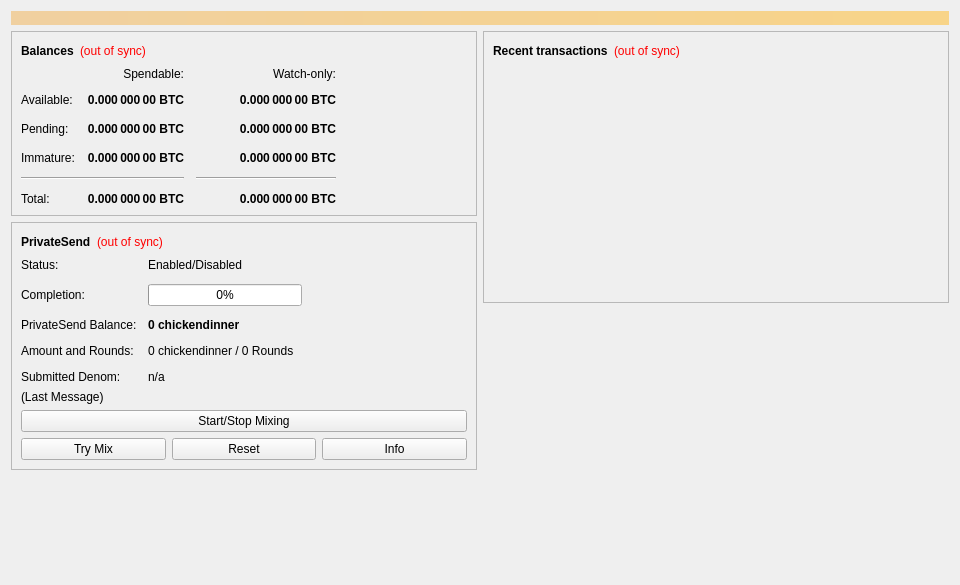
<?xml version="1.0" encoding="UTF-8"?>
<ui version="4.0">
 <class>OverviewPage</class>
 <widget class="QWidget" name="OverviewPage">
  <property name="geometry">
   <rect>
    <x>0</x>
    <y>0</y>
    <width>960</width>
    <height>585</height>
   </rect>
  </property>
  <property name="minimumSize">
   <size>
    <width>960</width>
    <height>0</height>
   </size>
  </property>
  <property name="windowTitle">
   <string>Form</string>
  </property>
  <layout class="QVBoxLayout" name="topLayout">
   <item>
    <widget class="QLabel" name="labelAlerts">
     <property name="visible">
      <bool>false</bool>
     </property>
     <property name="styleSheet">
      <string notr="true">QLabel { background-color: qlineargradient(x1: 0, y1: 0, x2: 1, y2: 0, stop:0 #F0D0A0, stop:1 #F8D488); color:#000000; }</string>
     </property>
     <property name="wordWrap">
      <bool>true</bool>
     </property>
     <property name="margin">
      <number>3</number>
     </property>
     <property name="textInteractionFlags">
      <set>Qt::TextSelectableByMouse</set>
     </property>
    </widget>
   </item>
   <item>
    <layout class="QHBoxLayout" name="horizontalLayout" stretch="1,1">
     <item>
      <layout class="QVBoxLayout" name="verticalLayout_2">
       <item>
        <widget class="QFrame" name="frame">
         <property name="frameShape">
          <enum>QFrame::StyledPanel</enum>
         </property>
         <property name="frameShadow">
          <enum>QFrame::Raised</enum>
         </property>
         <layout class="QVBoxLayout" name="verticalLayout_4">
          <item>
           <layout class="QHBoxLayout" name="horizontalLayout_4">
            <item>
             <widget class="QLabel" name="label_5">
              <property name="font">
               <font>
                <weight>75</weight>
                <bold>true</bold>
               </font>
              </property>
              <property name="text">
               <string>Balances</string>
              </property>
             </widget>
            </item>
            <item>
             <widget class="QLabel" name="labelWalletStatus">
              <property name="toolTip">
               <string>The displayed information may be out of date. Your wallet automatically synchronizes with the chickendinner network after a connection is established, but this process has not completed yet.</string>
              </property>
              <property name="styleSheet">
               <string notr="true">QLabel { color: red; }</string>
              </property>
              <property name="text">
               <string notr="true">(out of sync)</string>
              </property>
              <property name="alignment">
               <set>Qt::AlignLeading|Qt::AlignLeft|Qt::AlignVCenter</set>
              </property>
             </widget>
            </item>
            <item>
             <spacer name="horizontalSpacer_3">
              <property name="orientation">
               <enum>Qt::Horizontal</enum>
              </property>
              <property name="sizeHint" stdset="0">
               <size>
                <width>40</width>
                <height>20</height>
               </size>
              </property>
             </spacer>
            </item>
           </layout>
          </item>
          <item>
           <layout class="QGridLayout" name="gridLayout">
            <property name="spacing">
             <number>12</number>
            </property>
            <item row="2" column="2">
             <widget class="QLabel" name="labelWatchPending">
              <property name="font">
               <font>
                <weight>75</weight>
                <bold>true</bold>
               </font>
              </property>
              <property name="cursor">
               <cursorShape>IBeamCursor</cursorShape>
              </property>
              <property name="toolTip">
               <string>Unconfirmed transactions to watch-only addresses</string>
              </property>
              <property name="text">
               <string notr="true">0.000 000 00 BTC</string>
              </property>
              <property name="alignment">
               <set>Qt::AlignRight|Qt::AlignTrailing|Qt::AlignVCenter</set>
              </property>
              <property name="textInteractionFlags">
               <set>Qt::LinksAccessibleByMouse|Qt::TextSelectableByKeyboard|Qt::TextSelectableByMouse</set>
              </property>
             </widget>
            </item>
            <item row="2" column="1">
             <widget class="QLabel" name="labelUnconfirmed">
              <property name="font">
               <font>
                <weight>75</weight>
                <bold>true</bold>
               </font>
              </property>
              <property name="cursor">
               <cursorShape>IBeamCursor</cursorShape>
              </property>
              <property name="toolTip">
               <string>Total of transactions that have yet to be confirmed, and do not yet count toward the spendable balance</string>
              </property>
              <property name="text">
               <string notr="true">0.000 000 00 BTC</string>
              </property>
              <property name="alignment">
               <set>Qt::AlignRight|Qt::AlignTrailing|Qt::AlignVCenter</set>
              </property>
              <property name="textInteractionFlags">
               <set>Qt::LinksAccessibleByMouse|Qt::TextSelectableByKeyboard|Qt::TextSelectableByMouse</set>
              </property>
             </widget>
            </item>
            <item row="3" column="2">
             <widget class="QLabel" name="labelWatchImmature">
              <property name="font">
               <font>
                <weight>75</weight>
                <bold>true</bold>
               </font>
              </property>
              <property name="cursor">
               <cursorShape>IBeamCursor</cursorShape>
              </property>
              <property name="toolTip">
               <string>Mined balance in watch-only addresses that has not yet matured</string>
              </property>
              <property name="text">
               <string notr="true">0.000 000 00 BTC</string>
              </property>
              <property name="alignment">
               <set>Qt::AlignRight|Qt::AlignTrailing|Qt::AlignVCenter</set>
              </property>
              <property name="textInteractionFlags">
               <set>Qt::LinksAccessibleByMouse|Qt::TextSelectableByKeyboard|Qt::TextSelectableByMouse</set>
              </property>
             </widget>
            </item>
            <item row="4" column="0" colspan="2">
             <widget class="Line" name="lineSpendableBalance">
              <property name="orientation">
               <enum>Qt::Horizontal</enum>
              </property>
             </widget>
            </item>
            <item row="4" column="2">
             <widget class="Line" name="lineWatchBalance">
              <property name="sizePolicy">
               <sizepolicy hsizetype="Preferred" vsizetype="Fixed">
                <horstretch>0</horstretch>
                <verstretch>0</verstretch>
               </sizepolicy>
              </property>
              <property name="minimumSize">
               <size>
                <width>140</width>
                <height>0</height>
               </size>
              </property>
              <property name="orientation">
               <enum>Qt::Horizontal</enum>
              </property>
             </widget>
            </item>
            <item row="5" column="0">
             <widget class="QLabel" name="labelTotalText">
              <property name="text">
               <string>Total:</string>
              </property>
             </widget>
            </item>
            <item row="3" column="1">
             <widget class="QLabel" name="labelImmature">
              <property name="font">
               <font>
                <weight>75</weight>
                <bold>true</bold>
               </font>
              </property>
              <property name="cursor">
               <cursorShape>IBeamCursor</cursorShape>
              </property>
              <property name="toolTip">
               <string>Mined balance that has not yet matured</string>
              </property>
              <property name="text">
               <string notr="true">0.000 000 00 BTC</string>
              </property>
              <property name="alignment">
               <set>Qt::AlignRight|Qt::AlignTrailing|Qt::AlignVCenter</set>
              </property>
              <property name="textInteractionFlags">
               <set>Qt::LinksAccessibleByMouse|Qt::TextSelectableByKeyboard|Qt::TextSelectableByMouse</set>
              </property>
             </widget>
            </item>
            <item row="2" column="3">
             <spacer name="horizontalSpacer_2">
              <property name="orientation">
               <enum>Qt::Horizontal</enum>
              </property>
              <property name="sizeHint" stdset="0">
               <size>
                <width>40</width>
                <height>20</height>
               </size>
              </property>
             </spacer>
            </item>
            <item row="3" column="0">
             <widget class="QLabel" name="labelImmatureText">
              <property name="text">
               <string>Immature:</string>
              </property>
             </widget>
            </item>
            <item row="5" column="1">
             <widget class="QLabel" name="labelTotal">
              <property name="font">
               <font>
                <weight>75</weight>
                <bold>true</bold>
               </font>
              </property>
              <property name="cursor">
               <cursorShape>IBeamCursor</cursorShape>
              </property>
              <property name="toolTip">
               <string>Your current total balance</string>
              </property>
              <property name="text">
               <string notr="true">0.000 000 00 BTC</string>
              </property>
              <property name="alignment">
               <set>Qt::AlignRight|Qt::AlignTrailing|Qt::AlignVCenter</set>
              </property>
              <property name="textInteractionFlags">
               <set>Qt::LinksAccessibleByMouse|Qt::TextSelectableByKeyboard|Qt::TextSelectableByMouse</set>
              </property>
             </widget>
            </item>
            <item row="5" column="2">
             <widget class="QLabel" name="labelWatchTotal">
              <property name="font">
               <font>
                <weight>75</weight>
                <bold>true</bold>
               </font>
              </property>
              <property name="cursor">
               <cursorShape>IBeamCursor</cursorShape>
              </property>
              <property name="toolTip">
               <string>Current total balance in watch-only addresses</string>
              </property>
              <property name="text">
               <string notr="true">0.000 000 00 BTC</string>
              </property>
              <property name="alignment">
               <set>Qt::AlignRight|Qt::AlignTrailing|Qt::AlignVCenter</set>
              </property>
              <property name="textInteractionFlags">
               <set>Qt::LinksAccessibleByMouse|Qt::TextSelectableByKeyboard|Qt::TextSelectableByMouse</set>
              </property>
             </widget>
            </item>
            <item row="0" column="2">
             <widget class="QLabel" name="labelWatchonly">
              <property name="text">
               <string>Watch-only:</string>
              </property>
              <property name="alignment">
               <set>Qt::AlignRight|Qt::AlignTrailing|Qt::AlignVCenter</set>
              </property>
             </widget>
            </item>
            <item row="1" column="0">
             <widget class="QLabel" name="labelBalanceText">
              <property name="text">
               <string>Available:</string>
              </property>
             </widget>
            </item>
            <item row="1" column="1">
             <widget class="QLabel" name="labelBalance">
              <property name="font">
               <font>
                <weight>75</weight>
                <bold>true</bold>
               </font>
              </property>
              <property name="cursor">
               <cursorShape>IBeamCursor</cursorShape>
              </property>
              <property name="toolTip">
               <string>Your current spendable balance</string>
              </property>
              <property name="text">
               <string notr="true">0.000 000 00 BTC</string>
              </property>
              <property name="alignment">
               <set>Qt::AlignRight|Qt::AlignTrailing|Qt::AlignVCenter</set>
              </property>
              <property name="textInteractionFlags">
               <set>Qt::LinksAccessibleByMouse|Qt::TextSelectableByKeyboard|Qt::TextSelectableByMouse</set>
              </property>
             </widget>
            </item>
            <item row="1" column="2">
             <widget class="QLabel" name="labelWatchAvailable">
              <property name="font">
               <font>
                <weight>75</weight>
                <bold>true</bold>
               </font>
              </property>
              <property name="cursor">
               <cursorShape>IBeamCursor</cursorShape>
              </property>
              <property name="toolTip">
               <string>Your current balance in watch-only addresses</string>
              </property>
              <property name="text">
               <string notr="true">0.000 000 00 BTC</string>
              </property>
              <property name="alignment">
               <set>Qt::AlignRight|Qt::AlignTrailing|Qt::AlignVCenter</set>
              </property>
              <property name="textInteractionFlags">
               <set>Qt::LinksAccessibleByMouse|Qt::TextSelectableByKeyboard|Qt::TextSelectableByMouse</set>
              </property>
             </widget>
            </item>
            <item row="2" column="0">
             <widget class="QLabel" name="labelPendingText">
              <property name="text">
               <string>Pending:</string>
              </property>
             </widget>
            </item>
            <item row="0" column="1">
             <widget class="QLabel" name="labelSpendable">
              <property name="text">
               <string>Spendable:</string>
              </property>
              <property name="alignment">
               <set>Qt::AlignRight|Qt::AlignTrailing|Qt::AlignVCenter</set>
              </property>
             </widget>
            </item>
           </layout>
          </item>
         </layout>
        </widget>
       </item>
       <item>
        <widget class="QFrame" name="framePrivateSend">
         <property name="layoutDirection">
          <enum>Qt::LeftToRight</enum>
         </property>
         <property name="frameShape">
          <enum>QFrame::StyledPanel</enum>
         </property>
         <property name="frameShadow">
          <enum>QFrame::Raised</enum>
         </property>
         <layout class="QVBoxLayout" name="VerticalLayout_PS1">
          <item>
           <layout class="QHBoxLayout" name="horizontalLayout_5">
            <item>
             <widget class="QLabel" name="labelPrivateSendHeader">
              <property name="font">
               <font>
                <weight>75</weight>
                <bold>true</bold>
               </font>
              </property>
              <property name="text">
               <string>PrivateSend</string>
              </property>
             </widget>
            </item>
            <item>
             <widget class="QLabel" name="labelPrivateSendSyncStatus">
              <property name="toolTip">
               <string>The displayed information may be out of date. Your wallet automatically synchronizes with the chickendinner network after a connection is established, but this process has not completed yet.</string>
              </property>
              <property name="styleSheet">
               <string notr="true">QLabel { color: red; }</string>
              </property>
              <property name="text">
               <string notr="true">(out of sync)</string>
              </property>
              <property name="alignment">
               <set>Qt::AlignLeading|Qt::AlignLeft|Qt::AlignVCenter</set>
              </property>
             </widget>
            </item>
            <item>
             <spacer name="horizontalSpacer_4">
              <property name="orientation">
               <enum>Qt::Horizontal</enum>
              </property>
              <property name="sizeHint" stdset="0">
               <size>
                <width>40</width>
                <height>20</height>
               </size>
              </property>
             </spacer>
            </item>
           </layout>
          </item>
          <item>
           <layout class="QFormLayout" name="privateSendFormLayout">
            <property name="fieldGrowthPolicy">
             <enum>QFormLayout::AllNonFixedFieldsGrow</enum>
            </property>
            <property name="horizontalSpacing">
             <number>11</number>
            </property>
            <property name="verticalSpacing">
             <number>12</number>
            </property>
            <item row="0" column="0">
             <widget class="QLabel" name="labelPrivateSendEnabledText">
              <property name="text">
               <string>Status:</string>
              </property>
             </widget>
            </item>
            <item row="0" column="1">
             <widget class="QLabel" name="labelPrivateSendEnabled">
              <property name="text">
               <string>Enabled/Disabled</string>
              </property>
             </widget>
            </item>
            <item row="1" column="0">
             <widget class="QLabel" name="labelCompletitionText">
              <property name="text">
               <string>Completion:</string>
              </property>
             </widget>
            </item>
            <item row="1" column="1">
             <widget class="QProgressBar" name="privateSendProgress">
              <property name="maximumSize">
               <size>
                <width>154</width>
                <height>16777215</height>
               </size>
              </property>
              <property name="value">
               <number>0</number>
              </property>
             </widget>
            </item>
            <item row="2" column="0">
             <widget class="QLabel" name="labelAnonymizedText">
              <property name="text">
               <string>PrivateSend Balance:</string>
              </property>
             </widget>
            </item>
            <item row="2" column="1">
             <widget class="QLabel" name="labelAnonymized">
              <property name="font">
               <font>
                <weight>75</weight>
                <bold>true</bold>
               </font>
              </property>
              <property name="text">
               <string notr="true">0 chickendinner</string>
              </property>
             </widget>
            </item>
            <item row="3" column="0">
             <widget class="QLabel" name="labelAmountAndRoundsText">
              <property name="text">
               <string>Amount and Rounds:</string>
              </property>
             </widget>
            </item>
            <item row="3" column="1">
             <widget class="QLabel" name="labelAmountRounds">
              <property name="text">
               <string>0 chickendinner / 0 Rounds</string>
              </property>
             </widget>
            </item>
            <item row="4" column="0">
             <widget class="QLabel" name="labelSubmittedDenomText">
              <property name="text">
               <string>Submitted Denom:</string>
              </property>
             </widget>
            </item>
            <item row="4" column="1">
             <widget class="QLabel" name="labelSubmittedDenom">
              <property name="toolTip">
               <string>The denominations you submitted to the Masternode.&lt;br&gt;To mix, other users must submit the exact same denominations.</string>
              </property>
              <property name="text">
               <string>n/a</string>
              </property>
             </widget>
            </item>
           </layout>
          </item>
          <item>
           <layout class="QVBoxLayout" name="VerticalLayout_PS">
            <item>
             <widget class="QLabel" name="labelPrivateSendLastMessage">
              <property name="text">
               <string>(Last Message)</string>
              </property>
              <property name="alignment">
               <set>Qt::AlignLeading|Qt::AlignLeft|Qt::AlignTop</set>
              </property>
              <property name="wordWrap">
               <bool>true</bool>
              </property>
             </widget>
            </item>
            <item>
             <widget class="QPushButton" name="togglePrivateSend">
              <property name="sizePolicy">
               <sizepolicy hsizetype="MinimumExpanding" vsizetype="Fixed">
                <horstretch>0</horstretch>
                <verstretch>0</verstretch>
               </sizepolicy>
              </property>
              <property name="text">
               <string>Start/Stop Mixing</string>
              </property>
             </widget>
            </item>
            <item>
             <layout class="QHBoxLayout" name="horizontalLayout_debugbuttons">
              <item>
               <widget class="QPushButton" name="privateSendAuto">
                <property name="sizePolicy">
                 <sizepolicy hsizetype="MinimumExpanding" vsizetype="Fixed">
                  <horstretch>0</horstretch>
                  <verstretch>0</verstretch>
                 </sizepolicy>
                </property>
                <property name="toolTip">
                 <string>Try to manually submit a PrivateSend request.</string>
                </property>
                <property name="text">
                 <string>Try Mix</string>
                </property>
               </widget>
              </item>
              <item>
               <widget class="QPushButton" name="privateSendReset">
                <property name="sizePolicy">
                 <sizepolicy hsizetype="MinimumExpanding" vsizetype="Fixed">
                  <horstretch>0</horstretch>
                  <verstretch>0</verstretch>
                 </sizepolicy>
                </property>
                <property name="toolTip">
                 <string>Reset the current status of PrivateSend (can interrupt PrivateSend if it's in the process of Mixing, which can cost you money!)</string>
                </property>
                <property name="autoFillBackground">
                 <bool>false</bool>
                </property>
                <property name="text">
                 <string>Reset</string>
                </property>
               </widget>
              </item>
              <item>
               <widget class="QPushButton" name="privateSendInfo">
                <property name="sizePolicy">
                 <sizepolicy hsizetype="MinimumExpanding" vsizetype="Fixed">
                  <horstretch>0</horstretch>
                  <verstretch>0</verstretch>
                 </sizepolicy>
                </property>
                <property name="toolTip">
                 <string>Information about PrivateSend and Mixing</string>
                </property>
                <property name="text">
                 <string>Info</string>
                </property>
               </widget>
              </item>
             </layout>
            </item>
           </layout>
          </item>
         </layout>
        </widget>
       </item>
       <item>
        <spacer name="verticalSpacer">
         <property name="orientation">
          <enum>Qt::Vertical</enum>
         </property>
         <property name="sizeHint" stdset="0">
          <size>
           <width>20</width>
           <height>40</height>
          </size>
         </property>
        </spacer>
       </item>
      </layout>
     </item>
     <item>
      <layout class="QVBoxLayout" name="verticalLayout_3">
       <item>
        <widget class="QFrame" name="frame_2">
         <property name="frameShape">
          <enum>QFrame::StyledPanel</enum>
         </property>
         <property name="frameShadow">
          <enum>QFrame::Raised</enum>
         </property>
         <layout class="QVBoxLayout" name="verticalLayout">
          <item>
           <layout class="QHBoxLayout" name="horizontalLayout_2">
            <item>
             <widget class="QLabel" name="label_4">
              <property name="font">
               <font>
                <weight>75</weight>
                <bold>true</bold>
               </font>
              </property>
              <property name="text">
               <string>Recent transactions</string>
              </property>
             </widget>
            </item>
            <item>
             <widget class="QLabel" name="labelTransactionsStatus">
              <property name="toolTip">
               <string>The displayed information may be out of date. Your wallet automatically synchronizes with the chickendinner network after a connection is established, but this process has not completed yet.</string>
              </property>
              <property name="styleSheet">
               <string notr="true">QLabel { color: red; }</string>
              </property>
              <property name="text">
               <string notr="true">(out of sync)</string>
              </property>
              <property name="alignment">
               <set>Qt::AlignLeading|Qt::AlignLeft|Qt::AlignVCenter</set>
              </property>
             </widget>
            </item>
            <item>
             <spacer name="horizontalSpacer">
              <property name="orientation">
               <enum>Qt::Horizontal</enum>
              </property>
              <property name="sizeHint" stdset="0">
               <size>
                <width>40</width>
                <height>20</height>
               </size>
              </property>
             </spacer>
            </item>
           </layout>
          </item>
          <item>
           <widget class="QListView" name="listTransactions">
            <property name="styleSheet">
             <string notr="true">QListView { background: transparent; }</string>
            </property>
            <property name="frameShape">
             <enum>QFrame::NoFrame</enum>
            </property>
            <property name="verticalScrollBarPolicy">
             <enum>Qt::ScrollBarAlwaysOff</enum>
            </property>
            <property name="horizontalScrollBarPolicy">
             <enum>Qt::ScrollBarAlwaysOff</enum>
            </property>
            <property name="selectionMode">
             <enum>QAbstractItemView::NoSelection</enum>
            </property>
           </widget>
          </item>
         </layout>
        </widget>
       </item>
       <item>
        <spacer name="verticalSpacer_2">
         <property name="orientation">
          <enum>Qt::Vertical</enum>
         </property>
         <property name="sizeHint" stdset="0">
          <size>
           <width>20</width>
           <height>40</height>
          </size>
         </property>
        </spacer>
       </item>
      </layout>
     </item>
    </layout>
   </item>
  </layout>
 </widget>
 <resources/>
 <connections/>
</ui>
